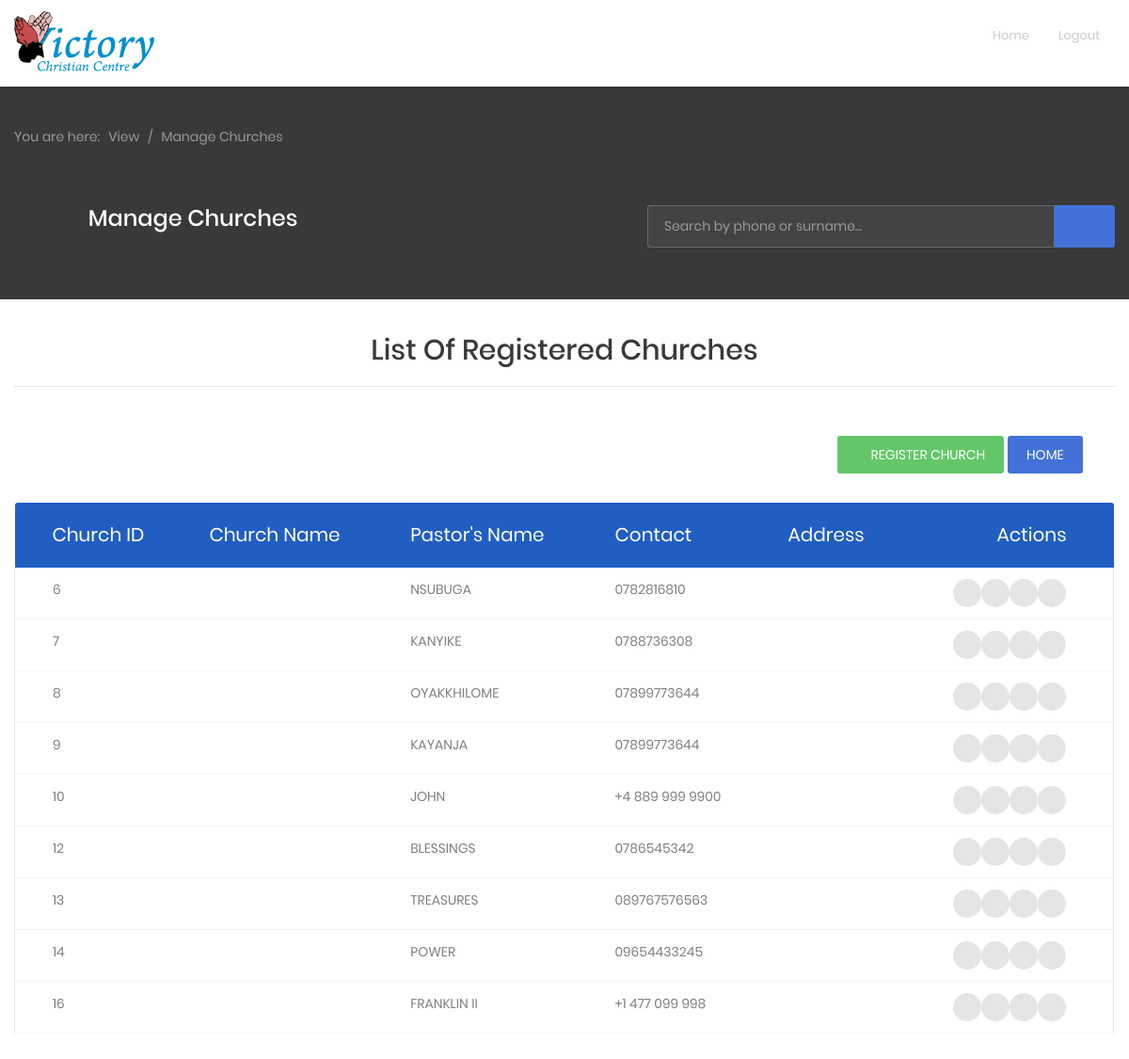
/church_list_view, run on the app's committed database.
### Regapp/models.py (models this page shows)
class Church(models.Model):
	surname = models.CharField(max_length=30)
	first_name = models.CharField(max_length=30)
	phone = models.CharField(max_length=100,null=True)
	email = models.EmailField(max_length=100,null=True,blank=True)
	residential_address = models.CharField(max_length=255,null=True, blank=True)
	former_religion = models.CharField(max_length=255,null=True, blank=True)
	postal_address = models.CharField(max_length=25,null=True, blank=True)
	lc1_village = models.CharField(max_length=25,null=True, blank=True)
	lc2_muluka = models.CharField(max_length=25,null=True, blank=True)
	lc3_subcounty = models.CharField(max_length=25,null=True, blank=True)
	county_ssaza = models.CharField(max_length=25,null=True, blank=True)
	district = models.CharField(max_length=25,null=True, blank=True)
	born_again = models.CharField(max_length=25,null=True, blank=True)
	spirit_filled = models.CharField(max_length=25,null=True, blank=True)
	baptised = models.CharField(max_length=25,null=True, blank=True)
	photo = models.FileField(default='default.jpg', upload_to='profile_pics', null=True,blank=True)
	pdf = models.FileField(upload_to='media', null=True,blank=True)
	marital_status = models.CharField(max_length=25,null=True, blank=True)
	highest_level_of_education = models.CharField(max_length=25,null=True, blank=True)
	occupation = models.CharField(max_length=25,null=True, blank=True)
	place_of_work = models.CharField(max_length=25,null=True, blank=True)
	department = models.CharField(max_length=25,null=True, blank=True)
	head_name = models.CharField(max_length=25,null=True, blank=True)
	head_number = models.CharField(max_length=25,null=True, blank=True)
	any_children = models.CharField(max_length=255,null=True, blank=True)
	number_of_children = models.CharField(max_length=255,null=True, blank=True)
	next_of_kin = models.CharField(max_length=255,null=True, blank=True)
	father_name = models.CharField(max_length=255,null=True, blank=True)
	mother_name = models.CharField(max_length=255,null=True, blank=True)
	father_alive = models.CharField(max_length=25,null=True, blank=True)
	mother_alive = models.CharField(max_length=25,null=True, blank=True)
	dob = models.CharField(max_length=25,null=True, blank=True)
	age = models.CharField(max_length=25,null=True, blank=True)
	zone = models.CharField(max_length=25,null=True, blank=True)
	home_lc1 = models.CharField(max_length=25,null=True, blank=True)
	home_village = models.CharField(max_length=25,null=True, blank=True)
	home_district = models.CharField(max_length=25,null=True, blank=True)
	home_subcounty = models.CharField(max_length=25,null=True, blank=True)
	other_notes = models.CharField(max_length=255,null=True, blank=True)
	registration_date = models.CharField(max_length=255,null=True)

### Regapp/views.py (the view)
# urls.py: path('church_list_view', ChurchListView.as_view(), name="church-list-view"),
class ChurchListView(ListView):
    model = Church
    template_name='users/main.html'

### users/templates/users/main.html (shortened to what this page needs)
{% extends 'users/base2.html' %}
{% load static %}
{% block content %}
        <header class="header-desktop4">
            <div class="container">
                <div class="header4-wrap">
                    <div class="header__logo">
                        <a href="#">
                            <img src="{% static 'img/viclogo.png' %}" width="150px" height="40%" alt="VictoryChurch" />
                        </a>
                    </div>
                            <div class="header__navbar">
                        <ul class="list-unstyled">
                            <li>
                                <a href="#">
                                    </a>
                            </li>
                            <li>
                                <a href="table.html">
                                    </a>
                            </li>
                            <li class="has-sub">
                                <a href="/">
                                    Home</a>
                            </li>
                            <li class="has-sub">
                                <a href="#">
                                    Logout</a>
                            </li>
                        </ul>
                    </div>
                </div>
            </div>
        </header>
        <section class="welcome2 p-t-40 p-b-55">
            <div class="container">
                <div class="row">
                    <div class="col-md-12">
                        <div class="au-breadcrumb3">
                            <div class="au-breadcrumb-left">
                                <span class="au-breadcrumb-span">You are here:</span>
                                <ul class="list-unstyled list-inline au-breadcrumb__list">
                                    <li class="list-inline-item active">
                                        <a href="#">View</a>
                                    </li>
                                    <li class="list-inline-item seprate">
                                        <span>/</span>
                                    </li>
                                    <li class="list-inline-item">Manage Churches</li>
                                </ul>
                            </div>
                        </div>
                    </div>
                </div>
                <div class="row">
                    <div class="col-md-12">
                        <div class="welcome2-inner m-t-60">
                            <div class="welcome2-greeting">
                                <h1 class="title-6">
                                    &nbsp; &nbsp;&nbsp;&nbsp;&nbsp;&nbsp;&nbsp; &nbsp;&nbsp;&nbsp;&nbsp;&nbsp;<span>Manage Churches</span></h1>
                            </div>
                            <form class="form-header form-header2" id="search" action="{% url 'search' %}">
                                <input class="au-input au-input--w435" type="text" name="q" placeholder="Search by phone or surname...">
                                <button class="au-btn--submit" type="submit">
                                    <i class="zmdi zmdi-search"></i>
                                </button>
                            </form>
                        </div>
                    </div>
                </div>
            </div>
        </section>
        <br>
            <section class="welcome p-t-10">
                <div class="container">
                    <div class="row">
                        <div class="col-md-12">
                            <h1 class="title-4" align="center">List Of Registered Churches
                            </h1>
                            <hr class="line-seprate">
                        </div>
                    </div>
                </div>
            </section>
     <br>
     <br>
                                <div class="col-md-12">
                                <div class="table-data__tool">
                                    <div class="table-data__tool-right">
                                               <a href="/reg"> <button class="au-btn au-btn-icon au-btn--green au-btn--small">
                                        <i class="zmdi zmdi-plus"></i>REGISTER CHURCH</button></a>
                                    <div class="rs-select2--dark rs-select2--sm rs-select2--dark2">
                                        <a href="/"> <button class="au-btn au-btn-icon au-btn--blue au-btn--small">
                                        Home</button></a>
                                        </div>
                                    </div>
                                </div>
                        <div class="row m-t-30">
                           <div class="col-md-12">
                            </div>
                            <div class="col-md-12">
                                <div class="table-responsive m-b-40">
                                    <table class="table table-borderless table-data3">
                                        <thead>
                                            <tr>
                                                <th>Church ID</th>
                                                <th>Church Name</th>
                                                <th>Pastor's Name</th>
                                                <th>Contact</th>
                                                <th>Address</th>
                                                <th>Actions</th>
                                            </tr>
                                        </thead>
                                        <tbody>
                                            {% for church in object_list %}
                                            <tr>
                                                <td>{{ church.id }}</td>
                                                <td>{{ church.name_of_church }}</td>
                                                <td>{{ church.surname }}</td>
                                                <td>{{ church.phone }}</td>
                                                <td>{{ church.church_district }}</td>
                                                 <td>
                                                    <div class="table-data-feature">
                                                        <a href="/edit/{{ church.id }}"><button class="item" data-toggle="tooltip" data-placement="top" title="Edit">
                                                            <i class="zmdi zmdi-edit"></i>
                                                        </button></a>
                                                        <a href="/delete/{{ church.id }}"><button class="item" data-toggle="tooltip" data-placement="top" title="Delete">
                                                            <i class="zmdi zmdi-delete"></i>
                                                        </button></a>
                                                   <a href="/details/{{ church.id }}"><button class="item" data-toggle="tooltip" data-placement="top" title="More">
                                                            <i class="zmdi zmdi-more"></i>
                                                        </button></a>
                                                        <a href="{% url 'church-pdf-view' church.pk %}"><button class="item" data-toggle="tooltip" data-placement="top" title="PDF">
                                                            <i class="zmdi zmdi-print"></i>
                                                        </button></a>
                                                    </div>
                                                </td>
                                            </tr>
                                            {% endfor %}
                                        </tbody>
                                    </table>
                                </div>
                         </div>
                     </div>
                    </div>
    {% endblock content %}

### data on the page
Church: id "6", surname "NSUBUGA", phone "0782816810"
Church: id "7", surname "KANYIKE", phone "0788736308"
Church: id "8", surname "OYAKKHILOME", phone "07899773644"
Church: id "9", surname "KAYANJA", phone "07899773644"
Church: id "10", surname "JOHN", phone "+4 889 999 9900"
Church: id "12", surname "BLESSINGS", phone "0786545342"
Church: id "13", surname "TREASURES", phone "089767576563"
Church: id "14", surname "POWER", phone "09654433245"
Church: id "16", surname "FRANKLIN II", phone "+1 477 099 998"
